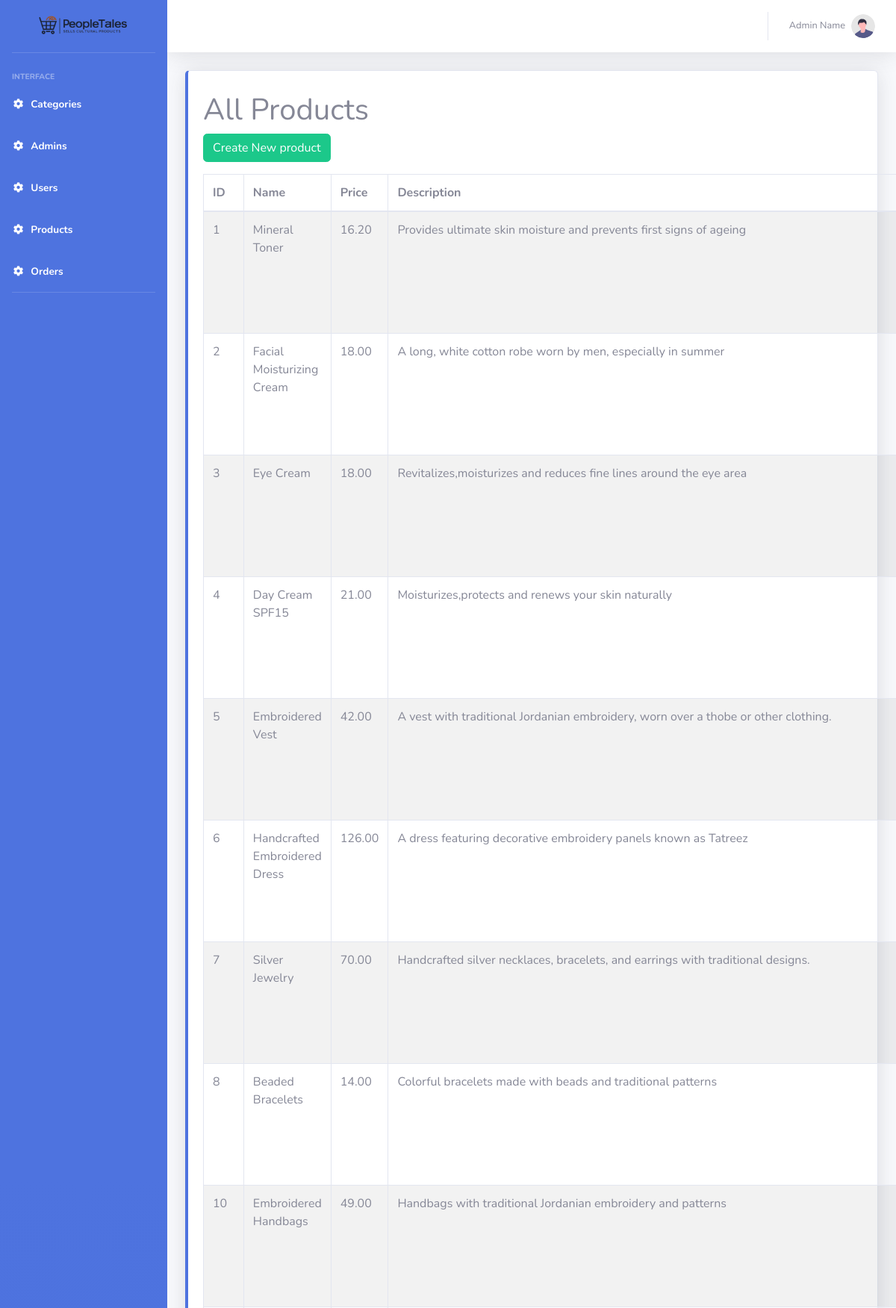
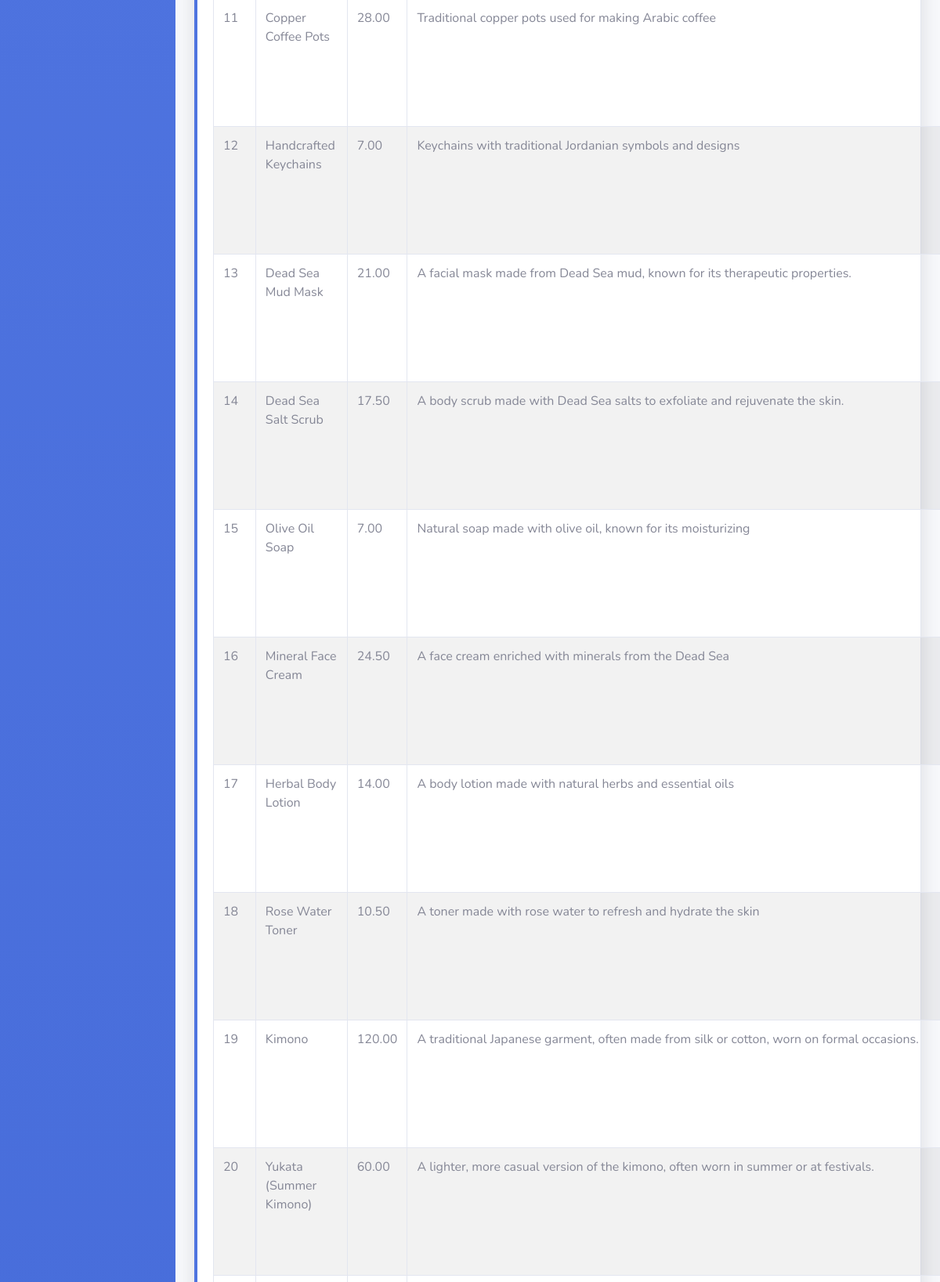
Page /products (upper part) on the committed database (2 pictures, top to bottom).
### tables this page shows
CREATE TABLE IF NOT EXISTS `products` (
  `id` int NOT NULL AUTO_INCREMENT,
  `name` varchar(255) NOT NULL,
  `description` text NOT NULL,
  `price` decimal(10,2) NOT NULL,
  `country_id` int DEFAULT NULL,
  `category_id` int DEFAULT NULL,
  `product_image_url` varchar(255) DEFAULT NULL,
  PRIMARY KEY (`id`),
  KEY `country_id` (`country_id`),
  KEY `category_id` (`category_id`)
);

### controllers/Controller.php (called while the page is built, shortened)
<?php
class Controller
{
    protected $viewData = [];
    protected function render($view, $data = [], $useLayout = true)
    {
        $this->viewData = array_merge($this->viewData, $data);
        extract($this->viewData);
        $viewFile = $this->getViewPath($view);
        require $viewFile;
    }
    protected function getViewPath($view)
    {
        $view = str_replace('.', '/', $view);
        return dirname(__DIR__) . '/views/' . $view . '.view.php';
    }
    protected function model($modelName)
    {
        $className = ucfirst($modelName);
        $modelFile = dirname(__DIR__) . '/models/' . $className . '.php';
        if (class_exists($className)) {
            return new $className();
        } else {
            throw new Exception("Model not found: {$className}");
        }
    }
}

### controllers/ProductController.php (called while the page is built, shortened)
<?php
require_once 'controllers/Controller.php';
class ProductController extends Controller
{
    public function index()
    {
        $role = 'admin';
        if ($role == 'admin'){
            $product = $this->model('product');
            $products = $product->all();
            $this->render('admin.products.index', [
                'pageTitle' => 'All Products',
                'products' => $products
            ]);
        }
        else{
            echo 'you are not authorized';
        }
    }
}

### config/Router.php (called while the page is built, shortened)
<?php
class Router
{
    private $routes = [];
    private $currentUri;
    private $notFoundHandler = [
        'controller' => 'NoFoundController',
        'action' => 'notFound'
    ];
    public function __construct($baseUrl = '')
    {
        $this->currentUri = $this->getRequestUri();
    }
    private function getRequestUri()
    {
        $uri = $_SERVER['REQUEST_URI'] ?? '/';
        return $uri;
    }
    public function add($method, $pattern, $handler, $name = null)
    {
        $method = strtoupper($method);
        if (is_string($handler)) {
            list($controller, $action) = explode('@', $handler);
        } else if (is_array($handler) && count($handler) >= 2) {
            list($controller, $action) = $handler;
        } else {
            throw new \InvalidArgumentException('Invalid route handler specified');
        }
        $paramNames = [];
        if (strpos($pattern, '{') !== false) {
            preg_match_all('/{([^}]+)}/', $pattern, $matches);
            $paramNames = $matches[1];
            $patternRegex = preg_replace('/{([^}]+)}/', '([^/]+)', $pattern);
            $patternRegex = '#^' . $patternRegex . '$#';
        } else {
            $patternRegex = '#^' . $pattern . '$#';
        }
        $route = [
            'method' => $method,
            'pattern' => $pattern,
            'regex' => $patternRegex,
            'controller' => $controller,
            'action' => $action,
            'paramNames' => $paramNames
        ];
        if ($name) {
            $this->routes[$name] = $route;
        } else {
            $this->routes[] = $route;
        }
        return $this;
    }
    public function dispatch()
    {
        $method = $_SERVER['REQUEST_METHOD'];
        foreach ($this->routes as $route) {
            if ($route['method'] !== $method && $route['method'] !== 'ANY') {
                continue;
            }
            if (preg_match($route['regex'], $this->currentUri, $matches)) {
                array_shift($matches);
                $params = [];
                $controllerName = $route['controller'];
                $actionName = $route['action'];
                return $this->executeController($controllerName, $actionName, $params);
            }
        }
        return $this->executeController(
            $this->notFoundHandler['controller'],
            $this->notFoundHandler['action']
        );
    }
    private function executeController($controllerName, $actionName, $params = [])
    {
        $controller = new $controllerName();
        return call_user_func_array([$controller, $actionName], $params);
    }
}

### index.php (called while the page is built, shortened)
<?php
require_once __DIR__ . '/config/Router.php';
require_once __DIR__ . '/controllers/ProductController.php';
$router = new Router();
$router->get('/about', 'PageController@about', 'home.about');
$router->get('/fav', 'PageController@fav', 'home.fav');
$router->get('/register', 'PageController@register', 'register.show');
$router->post('/register', 'AuthController@registration', 'registration.submit');
$router->get('/login', 'AuthController@loginPage', 'login.show');
$router->post('/login', 'AuthController@login', 'login.submit');
$router->get('/logout', 'AuthController@logout', 'auth.logout');
$router->get('/countries', 'CountryController@index', 'countries.index');
$router->get('/profile', 'PageController@profile', 'profile.profile');
$router->get('/country/show/{id}', 'CountryController@show', 'country.show');
$router->get('/contact', 'PageController@contact', 'home.contact');
$router->post('/contact', 'PageController@submitContact', 'home.submitContact');
$router->get('/cart', 'CartController@index');
$router->post('/cart/add', 'CartController@add');
$router->post('/cart/update', 'CartController@update');
$router->get('/cart/remove/{id}', 'CartController@remove');
$router->get('/cart/clear', 'CartController@clear');
$router->get('/checkout', 'CheckoutController@index');
$router->post('/checkout/process', 'CheckoutController@process');
$router->get('/checkout/confirmation/{order_id}', 'CheckoutController@confirmation', 'checkout.confirmation');
$router->get('/profile', 'ProfileController@index', 'profile.index');
$router->post('/profile/update', 'ProfileController@update', 'profile.update');
$router->get('admin/login', 'AdminController@login', 'admin.login');
$router->post('admin/login', 'AdminController@authenticate', 'admin.authenticate');
$router->get('/users', 'UserController@index', 'user.list');
$router->get('/users/create', 'UserController@create', 'user.create');
$router->post('/users/create', 'UserController@store', 'user.store');
$router->get('/users/{id}/edit', 'UserController@edit', 'user.edit');
$router->put('/users/{id}/edit', 'UserController@update', 'user.update');
$router->delete('/users/{id}', 'UserController@destroy', 'user.destroy');
$router->get('/users/{id}', 'UserController@show', 'user.show');
$router->get('/products', 'ProductController@index', 'product.index');
$router->get('/products/create', 'ProductController@create', 'product.create');
$router->post('/products/create', 'ProductController@store', 'product.store');
$router->get('/products/{id}/edit', 'ProductController@edit', 'product.edit');
$router->put('/products/{id}/edit', 'ProductController@update', 'product.update');
$router->delete('/products/{id}', 'ProductController@destroy', 'product.destroy');
$router->get('/products/{id}', 'ProductController@show', 'product.show');
$router->get('/', 'HomeController@index', 'home.index');
$router->get('/categories', 'CategoryController@index', 'category.index');
$router->get('/categories/create', 'CategoryController@create', 'category.create');
$router->post('/categories/create', 'CategoryController@store', 'category.store');
$router->get('/categories/{id}/edit', 'CategoryController@edit', 'category.edit');
$router->put('/categories/{id}/edit', 'CategoryController@update', 'category.update');
$router->delete('/categories/{id}', 'CategoryController@destroy', 'category.destroy');
$router->get('/admins', 'AdminController@index', 'admins.index');
$router->get('/admins/create', 'AdminController@create', 'admins.create');
$router->post('/admins/create', 'AdminController@store', 'admins.store');
$router->get('/admins/{id}/edit', 'AdminController@edit', 'admins.edit');
$router->put('/admins/{id}/edit', 'AdminController@update', 'admins.update');
$router->delete('/admins/{id}', 'AdminController@destroy', 'admins.destroy');
$router->dispatch();

### config/Database.php (called while the page is built, shortened)
<?php
class Database
{
    private static $instance = null;
    private function __construct()
    {
        try {
            $this->conn = new PDO("mysql:host=localhost;dbname=ecommerce", "root", "");
        } catch (PDOException $e) {
            die("Connection failed: " . $e->getMessage());
        }
    }
    public static function getInstance()
    {
        if (!self::$instance) {
            self::$instance = new Database();
        }
        return self::$instance->conn;
    }
}

### models/Model.php (called while the page is built, shortened)
<?php
require_once 'config/Database.php';
class Model
{
    protected $table;
    protected $db;
    public function __construct($table = null)
    {
        $this->db = Database::getInstance();
        if ($table) {
            $this->table = $table;
        } else {
            $className = get_class($this);
            $tableName = strtolower(
                preg_replace('/(?<!^)[A-Z]/', '_$0', $className)
            );
            $this->table = $tableName;}
    }
    public function all($orderBy = null, $order = 'ASC')
    {
        try {
            $sql = "SELECT * FROM {$this->table}";
            $stmt = $this->db->prepare($sql);
            $stmt->execute();
            return $stmt->fetchAll(PDO::FETCH_ASSOC);
        } catch (PDOException $e) {
            error_log("Database error in all(): " . $e->getMessage());
            return [];
        }
    }
}

### views/admin/products/index.view.php (the view, shortened to what this page needs)
<?php
require_once 'views/layout/admin/header.php';
?>
<div class="container-fluid">
    <div class="row">
        <div class="col-12 mb-4">
            <div class="card border-left-primary shadow h-100 py-2">
                <div class="card-body">
                    <div class="row no-gutters align-items-center">
                        <div class="col-auto">
                            <h1>All Products</h1>
                            <p>
                                <a class="btn btn-success" href="/products/create">Create New product</a>
                            </p>
                            <?php if (!empty($products)): ?>
                                <table class="table table-bordered table-striped">
                                    <thead>
                                        <tr>
                                            <th>ID</th>
                                            <th>Name</th>
                                            <th>Price</th>
                                            <th>Description</th>
                                        </tr>
                                    </thead>
                                    <tbody>
                                        <?php foreach ($products as $product): ?>
                                            <tr>
                                                <td><?= htmlspecialchars($product['id']) ?></td>
                                                <td><?= htmlspecialchars($product['name']) ?></td>
                                                <td><?= htmlspecialchars($product['price']) ?></td>
                                                <td><?= htmlspecialchars($product['description']) ?></td>
                                            </tr>
                                        <?php endforeach; ?>
                                    </tbody>
                                </table>
                            <?php else: ?>
                                <p>No products found.</p>
                            <?php endif; ?>
                        </div>
                    </div>
                </div>
            </div>
        </div>
    </div>
</div>
<?php
require_once 'views/layout/admin/footer.php';
?>

### rows in the picture
products: id "1", name "Mineral Toner", price "16.20", description "Provides ultimate skin moisture and prevents first signs of ageing"
products: id "2", name "Facial Moisturizing Cream", price "18.00", description "A long, white cotton robe worn by men, especially in summer"
products: id "3", name "Eye Cream", price "18.00", description "Revitalizes,moisturizes and reduces fine lines around the eye area"
products: id "4", name "Day Cream SPF15", price "21.00", description "Moisturizes,protects and renews your skin naturally"
products: id "5", name "Embroidered Vest", price "42.00", description "A vest with traditional Jordanian embroidery, worn over a thobe or other clothing."
products: id "6", name "Handcrafted Embroidered Dress", price "126.00", description "A dress featuring decorative embroidery panels known as Tatreez"
products: id "7", name "Silver Jewelry", price "70.00", description "Handcrafted silver necklaces, bracelets, and earrings with traditional designs."
products: id "8", name "Beaded Bracelets", price "14.00", description "Colorful bracelets made with beads and traditional patterns"
products: id "10", name "Embroidered Handbags", price "49.00", description "Handbags with traditional Jordanian embroidery and patterns"
products: id "11", name "Copper Coffee Pots", price "28.00", description "Traditional copper pots used for making Arabic coffee"
products: id "12", name "Handcrafted Keychains", price "7.00", description "Keychains with traditional Jordanian symbols and designs"
products: id "13", name "Dead Sea Mud Mask", price "21.00", description "A facial mask made from Dead Sea mud, known for its therapeutic properties."
products: id "14", name "Dead Sea Salt Scrub", price "17.50", description "A body scrub made with Dead Sea salts to exfoliate and rejuvenate the skin."
products: id "15", name "Olive Oil Soap", price "7.00", description "Natural soap made with olive oil, known for its moisturizing"
products: id "16", name "Mineral Face Cream", price "24.50", description "A face cream enriched with minerals from the Dead Sea"
products: id "17", name "Herbal Body Lotion", price "14.00", description "A body lotion made with natural herbs and essential oils"
products: id "18", name "Rose Water Toner", price "10.50", description "A toner made with rose water to refresh and hydrate the skin"
products: id "19", name "Kimono", price "120.00", description "A traditional Japanese garment, often made from silk or cotton, worn on formal occasions."
products: id "20", name "Yukata (Summer Kimono)", price "60.00", description "A lighter, more casual version of the kimono, often worn in summer or at festivals."
